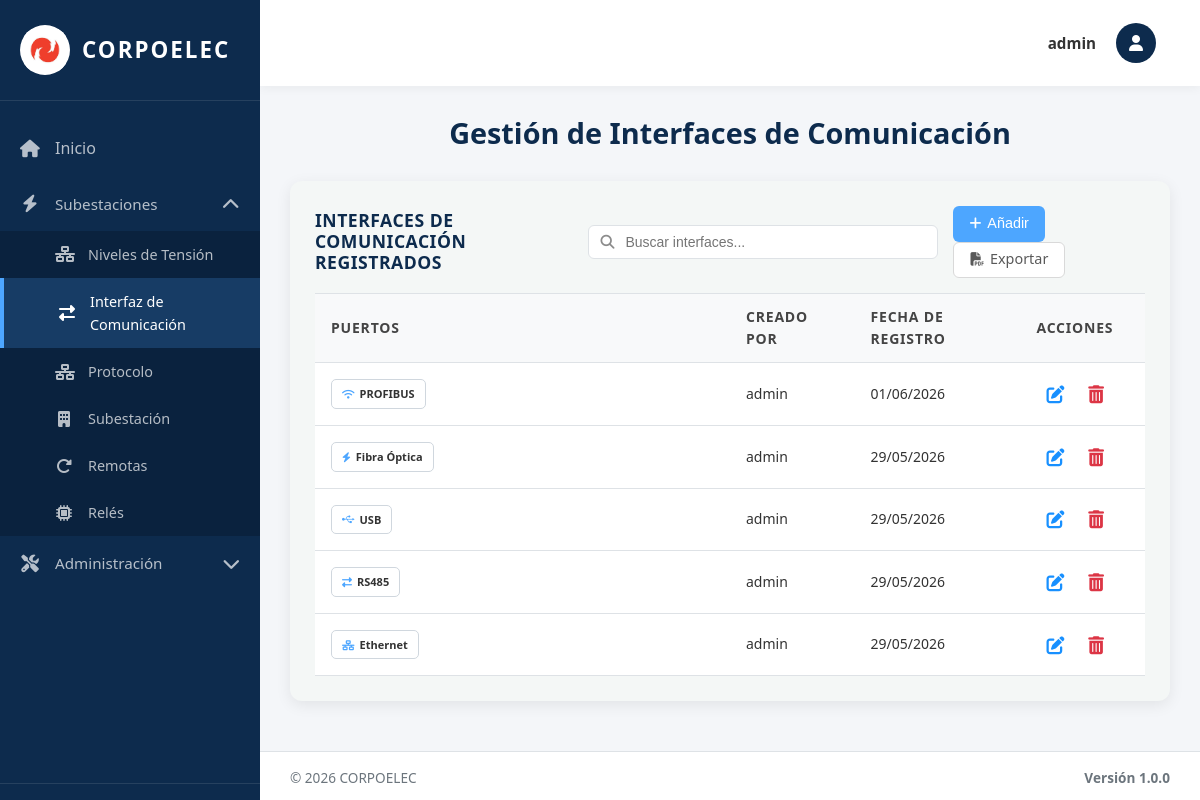
Page /interfaces/ (signed in) on the committed database.
### equipos/models.py (models this page shows, shortened)
class PuertoComunicacion(models.Model):
    TIPO_CHOICES = [
        ('ETH', 'Ethernet'),
        ('RS232', 'RS232'),
        ('RS485', 'RS485'),
        ('USB', 'USB'),
        ('FIBRA', 'Fibra Óptica'),
    ]
    Id_Puerto = models.AutoField(primary_key=True)  # Identificador único
    Id_Interfaz = models.ForeignKey(InterfazDeComunicacion, on_delete=models.SET_NULL, null=True, blank=True, related_name='puertos')  # Interface a la que pertenece - SET_NULL permite eliminar interfaz sin borrar puertos
    Tipo = models.CharField(max_length=30, choices=TIPO_CHOICES, default='ETH', verbose_name='Tipo de Puerto')  # Tipo de puerto (enumerado o personalizado por el admin)
    Descripcion = models.CharField(max_length=80, blank=True, default='', verbose_name='Descripción')  # Descripción breve (útil para tipos personalizados)
    Icono = models.CharField(max_length=40, blank=True, default='', verbose_name='Ícono')  # Clase FontAwesome (para tipos personalizados)
    Estado = models.CharField(max_length=50, default='Activo', verbose_name='Estado')  # Estado operativo
    Fecha_Reg = models.DateField(auto_now_add=True)  # Fecha de registro automática
    creado_por = models.ForeignKey(User, on_delete=models.SET_NULL, null=True, blank=True, related_name='puertos_creados')  # Usuario que creó el registro
    class Meta:
        verbose_name = 'Puerto de Comunicación'
        verbose_name_plural = 'Puertos de Comunicación'
        ordering = ['Id_Puerto']  # Orden por ID ascendente

class InterfazDeComunicacion(models.Model):
    TIPO_INTERFAZ_CHOICES = [
        ('PUERTOS', 'Puertos de Comunicación'),
        ('PROTOCOLOS', 'Protocolos de Comunicación'),
    ]
    Id_Interfaz = models.AutoField(primary_key=True, serialize=False)  # Identificador único (PK)
    Puertos_C = models.IntegerField(default=0, verbose_name='Cantidad de Puertos')  # Contador de puertos
    Fecha_Reg = models.DateField(auto_now_add=True)  # Fecha de registro automática
    creado_por = models.ForeignKey(User, on_delete=models.SET_NULL, null=True, blank=True, related_name='interfaces_creadas')  # Usuario que creó el registro
    Tipo_Interfaz = models.CharField(max_length=20, choices=TIPO_INTERFAZ_CHOICES, default='PUERTOS', verbose_name='Tipo de Interfaz')  # Tipo de interfaz
    Activo = models.BooleanField(default=True, verbose_name='Activo')  # Para eliminación lógica
    objects = models.Manager()
    activos = models.Manager()  # Manager por defecto para filtrar activos
    class Meta:
        verbose_name = 'Interfaz de Comunicación'
        verbose_name_plural = 'Interfaces de Comunicación'
        ordering = ['Id_Interfaz']  # Orden por ID ascendente

### equipos/views.py (the view, shortened to what this page needs)
# urls.py: path('interfaces/', interfaces_view, name='interfaces'),
@login_required(login_url='/login/')
@no_cache
def interfaces_view(request):
    interfaces_list = InterfazDeComunicacion.objects.filter(Tipo_Interfaz='PUERTOS', Activo=True).prefetch_related('puertos').order_by('-Fecha_Reg', '-Id_Interfaz')
    paginator = Paginator(interfaces_list, 10)
    page_number = request.GET.get('page')
    page_obj = paginator.get_page(page_number)
    puertos_tipos = PuertoComunicacion.TIPO_CHOICES
    tipos_registrados = list(PuertoComunicacion.objects.filter(
        Id_Interfaz__Tipo_Interfaz='PUERTOS', Id_Interfaz__Activo=True
    ).values_list('Tipo', flat=True).distinct())
    tipos_personalizados = TipoPuertoPersonalizado.objects.filter(Activo=True).order_by('Tipo')
    context = {
        'title': 'Interfaz de Comunicacion',
        'page_obj': page_obj,
        'puertos_tipos': puertos_tipos,
        'tipos_registrados': tipos_registrados,
        'tipos_personalizados': tipos_personalizados,
        'is_admin': request.user.is_superuser,
        'puede_crear': puede_crear(request),
        'puede_actualizar': puede_actualizar(request),
        'puede_eliminar': puede_eliminar(request)
    }
    return render(request, 'interfaces.html', context)

### equipos/context_processors.py (called while the page is built, shortened)
def permisos_usuario(request):
    if request.user.is_superuser:
        return {
            'permisos_usuario': {'crear': True, 'actualizar': True, 'eliminar': True},
            'puede_crear': True,
            'puede_actualizar': True,
            'puede_eliminar': True,
        }

### templates/interfaces.html (shortened to what this page needs)
{% extends 'base.html' %}
{% load static %}
{% block content %}
<div class="welcome-text">
  <h2>Gestión de Interfaces de Comunicación</h2>
</div>
<div class="table-section">
<div class="table-header">
  <h3>INTERFACES DE COMUNICACIÓN REGISTRADOS</h3>
  <div class="search-container">
    <input type="text" class="search-input" id="searchInput" placeholder="Buscar interfaces..." onkeyup="filterTable()">
  </div>
  <div class="action-buttons">
    {% if puede_crear %}
    <button class="btn btn-primary btn-add-top" onclick="abrirModal()">
      <i class="fas fa-plus"></i> Añadir
    </button>
    {% endif %}
    <a href="{% url 'exportar_interfaces_pdf' %}" class="btn btn-secondary btn-add-top" title="Exportar PDF">
      <i class="fas fa-file-pdf"></i> Exportar
    </a>
  </div>
</div>
  {% if page_obj.paginator.count > 0 %}
  <table class="data-table">
    <thead>
      <tr>
        <th width="50%">Puertos</th>
        {% if is_admin %}<th width="15%">Creado Por</th>{% endif %}
        <th width="20%">Fecha de Registro</th>
        <th width="15%">Acciones</th>
      </tr>
    </thead>
    <tbody>
      {% for interfaz in page_obj %}
      <tr>
        <td>
          <div class="puertos-container">
          {% for puerto in interfaz.puertos.all %}
              <span class="puerto-badge"{% if puerto.Descripcion %} title="{{ puerto.Descripcion }}"{% endif %}>
                <span class="puerto-icon">
                  {% if puerto.Tipo == 'ETH' %}<i class="fas fa-network-wired"></i>
                  {% elif puerto.Tipo == 'RS232' %}<i class="fas fa-plug"></i>
                  {% elif puerto.Tipo == 'RS485' %}<i class="fas fa-exchange-alt"></i>
                  {% elif puerto.Tipo == 'USB' %}<i class="fab fa-usb"></i>
                  {% elif puerto.Tipo == 'FIBRA' %}<i class="fas fa-bolt"></i>
                  {% elif puerto.Icono %}<i class="{{ puerto.Icono }}"></i>
                  {% else %}<i class="fas fa-microchip"></i>{% endif %}
                </span>
                <span class="puerto-text">{{ puerto.get_Tipo_display }}</span>
              </span>
          {% empty %}
              <span class="no-data">Sin puertos</span>
          {% endfor %}
          </div>
        </td>
        {% if is_admin %}<td>{{ interfaz.creado_por.username|default:"Sistema" }}</td>{% endif %}
        <td><span class="fecha-text">{{ interfaz.Fecha_Reg|date:"d/m/Y" }}</span></td>
        <td class="actions-cell">
          {% with puertos_list=interfaz.puertos.all %}
          {% if puede_actualizar %}
          <button type="button" class="btn-icon btn-edit" title="Editar" onclick="abrirModalEditar('{{ interfaz.Id_Interfaz }}')">
            <i class="fas fa-edit"></i>
          </button>
          {% endif %}
          <form method="post" style="display: inline;" onsubmit="return confirmarEliminacion(this);">
            {% if puede_eliminar %}
            <button type="submit" class="btn-icon btn-delete" title="Eliminar">
              <i class="fas fa-trash-alt"></i>
            </button>
            {% endif %}
          </form>
          {% endwith %}
        </td>
      </tr>
      {% endfor %}
    </tbody>
  </table>
  {% else %}
  <p class="no-data">No hay interfaces de comunicación registradas.</p>
  {% endif %}
</div>
{% endblock %}

### templates/base.html (shortened to what this page needs)
{% load static %}
<!DOCTYPE html>
<html lang="es">
<head>
  <link rel="stylesheet" href="https://cdnjs.cloudflare.com/ajax/libs/font-awesome/6.4.0/css/all.min.css">
  <link rel="stylesheet" href="{% static 'css/global.css' %}">
 </head>
<body>
  <div class="layout-wrapper">
    <aside class="sidebar" id="sidebar">
      <div class="sidebar-brand" onclick="toggleSidebar()">
        <div class="sidebar-logo">
          <img src="{% static 'img/logo.jpg' %}" alt="Corpoelec">
        </div>
        <span class="sidebar-brand-text">Corpoelec</span>
      </div>
 <nav class="sidebar-nav">
        <a href="{% url 'index' %}" class="{% if request.path == '/' %}active{% endif %}" onclick="closeMobileSidebar()">
          <i class="fas fa-home"></i>
          <span>Inicio</span>
        </a>
         <div class="sidebar-dropdown {% if request.path == '/subestaciones/' or request.path == '/tensiones/' or request.path == '/interfaces/' or request.path == '/protocolo/' or request.path == '/reles/' or request.path == '/remotas/' %}active{% endif %}">
          <a href="#" class="dropdown-toggle" onclick="toggleDropdown(event, 'subestaciones-dropdown')">
            <i class="fas fa-bolt"></i>
            <span>Subestaciones</span>
            <i class="fas fa-chevron-down dropdown-arrow"></i>
          </a>
           <div class="dropdown-menu" id="subestaciones-dropdown">
             <a href="{% url 'tensiones' %}" class="{% if request.path == '/tensiones/' %}active{% endif %}" onclick="closeMobileSidebar()">
               <i class="fas fa-network-wired"></i>
               <span>Niveles de Tensión</span>
             </a>
               <a href="{% url 'interfaces' %}" class="{% if request.path == '/interfaces/' %}active{% endif %}" onclick="closeMobileSidebar()">
                 <i class="fas fa-exchange-alt"></i>
                 <span>Interfaz de Comunicación</span>
               </a>
               <a href="{% url 'protocolo' %}" class="{% if request.path == '/protocolo/' %}active{% endif %}" onclick="closeMobileSidebar()">
                 <i class="fas fa-network-wired"></i>
                 <span>Protocolo</span>
               </a>
               <a href="{% url 'subestaciones' %}" class="{% if request.path == '/subestaciones/' %}active{% endif %}" onclick="closeMobileSidebar()">
               <i class="fas fa-building"></i>
               <span>Subestación</span>
             </a>
             <a href="{% url 'remotas' %}" class="{% if request.path == '/remotas/' %}active{% endif %}" onclick="closeMobileSidebar()">
               <i class="fas fa-redo-alt"></i>
               <span>Remotas</span>
             </a>
             <a href="{% url 'reles' %}" class="{% if request.path == '/reles/' %}active{% endif %}" onclick="closeMobileSidebar()">
               <i class="fas fa-microchip"></i>
               <span>Relés</span>
              </a>
            </div>
         </div>
           {% if user.is_staff %}
           <div class="sidebar-dropdown {% if request.path == '/bitacora/' or request.path == '/admin/restaurar/' or request.path == '/admin/backup/' or request.path == '/admin/usuarios/' %}active{% endif %}">
             <a href="#" class="dropdown-toggle" onclick="toggleDropdown(event, 'admin-dropdown')">
               <i class="fas fa-tools"></i>
               <span>Administración</span>
               <i class="fas fa-chevron-down dropdown-arrow"></i>
             </a>
           </div>
           {% endif %}
        </nav>
        <div class="sidebar-bottom">
        </div>
      </aside>
    <main class="main-content" id="mainContent">
      <nav class="navbar">
        <div class="navbar-user">
          <div class="navbar-user-trigger" onclick="toggleUserMenu(event)">
            <div class="navbar-user-name">
              {% if user.first_name %}{{ user.first_name }}{% else %}{{ user.username }}{% endif %}
            </div>
            <div class="navbar-user-avatar">
              <i class="fas fa-user"></i>
            </div>
          </div>
         </div>
       </nav>
      <div class="content-area">
        {% block content %}{% endblock %}
      </div>
      <footer class="footer">
        <div class="footer-left">
          <span>© 2026 CORPOELEC</span>
        </div>
        <div class="footer-version">Versión 1.0.0</div>
      </footer>
    </main>
  </div>
</body>
</html>

### static/css/global.css (style rules this page uses)
body { font-size: 16px; font-weight: 400; color: #333; font-family: 'Open Sans', 'Segoe UI', Arial, sans-serif; line-height: 1.6; }
h1, h2, h3, .welcome-text h2 { font-size: 26px; font-weight: 700; color: #002D5A; margin: 0 0 20px 0; line-height: 1.2; }
.data-table thead th { font-size: 14px !important; font-weight: 700 !important; text-transform: uppercase !important; color: #444 !important; letter-spacing: 0.8px; padding: 12px 16px !important; background: #f8f9fa !important; border-top: 1px solid #dee2e6 !important; border-bottom: 1px solid #dee2e6 !important; }
.data-table thead { background: #f8f9fa !important; }
.data-table tbody td { font-size: 14px !important; font-weight: 400 !important; color: #333 !important; padding: 12px 16px !important; background: #fff !important; border-bottom: 1px solid #dee2e6 !important; }
.btn-primary, .btn-add-top { font-size: 14px !important; font-weight: 500 !important; border-radius: 8px !important; padding: 10px 20px !important; display: inline-flex; align-items: center; gap: 6px; }
.btn-icon { font-size: 18px !important; display: inline-flex; align-items: center; justify-content: center; padding: 6px !important; }
.btn-delete, .btn-delete i { color: #DC3545 !important; }
.btn-edit, .btn-edit i { color: #1890ff !important; }
.data-table { border-collapse: collapse; width: 100%; background: #fff; }
.data-table tbody tr { transition: background 0.15s ease; background: #fff; }
.data-table th, .data-table td { padding-top: 12px !important; padding-bottom: 12px !important; }
.form-control, input[type="text"], input[type="email"], select, textarea { font-size: 14px; font-weight: 400; color: #333; }
a { color: #1890ff; text-decoration: none; font-weight: 500; }

### templates/interfaces.html (style rules this page uses)
:root { --primary: #4DA6FF; --primary-dark: #3d8fe0; --dark-blue: #0D2B4D; --border-color: #dee2e6; --bg-light: #f4f7f6; }
.table-section { background: var(--bg-light); padding: 25px; border-radius: 12px; box-shadow: 0 4px 15px rgba(0,0,0,0.08); margin-bottom: 20px; }
.table-header { display: flex; justify-content: space-between; align-items: center; margin-bottom: 15px; gap: 15px; }
.table-header h3 { margin: 0; color: var(--dark-blue); width: 280px; }
.search-container { position: relative; display: flex; align-items: center; }
.search-input { width: 350px; padding: 8px 12px 8px 36px; border: 1px solid var(--border-color); border-radius: 6px; font-size: 14px; color: #333; background: #fff; transition: border-color 0.3s ease; }
.btn { padding: 10px 20px; border-radius: 8px; font-size: 0.9rem; font-weight: 600; cursor: pointer; border: none; transition: all 0.2s; display: inline-flex; align-items: center; text-decoration: none; }
.btn-primary { background: var(--primary); color: #fff; }
.btn-secondary { background: #fff; color: #595959; border: 1px solid #d9d9d9; }
.btn-icon { background: none; border: none; cursor: pointer; font-size: 1.1rem; padding: 6px; border-radius: 4px; display: inline-flex; align-items: center; justify-content: center; transition: all 0.2s; color: #6c757d; margin: 0 4px; }
.data-table { width: 100%; border-collapse: collapse; }
.data-table th, .data-table td { padding: 12px 15px; text-align: left; border-bottom: 1px solid var(--border-color); }
.data-table th { font-weight: 600; color: var(--dark-blue); font-size: 0.9rem; background: #f8f9fa; }
.actions-cell { white-space: nowrap; text-align: right; }
.puertos-container { display: flex; flex-wrap: nowrap; gap: 6px; overflow-x: auto; padding: 4px 0; align-items: center; }
.puerto-badge { display: inline-flex; align-items: center; gap: 5px; padding: 5px 10px; background: #fff; border: 1.5px solid #d0d7de; border-radius: 5px; font-size: 11px; font-weight: 600; white-space: nowrap; }
.puerto-icon { color: var(--primary); font-size: 10px; }

### rows in the picture
InterfazDeComunicacion: creado_por.username "admin", Fecha_Reg "01/06/2026"
PuertoComunicacion: Tipo "PROFIBUS"
InterfazDeComunicacion: creado_por.username "admin", Fecha_Reg "29/05/2026"
PuertoComunicacion: Tipo "Fibra Óptica"
InterfazDeComunicacion: creado_por.username "admin", Fecha_Reg "29/05/2026"
PuertoComunicacion: Tipo "USB"
InterfazDeComunicacion: creado_por.username "admin", Fecha_Reg "29/05/2026"
PuertoComunicacion: Tipo "RS485"
InterfazDeComunicacion: creado_por.username "admin", Fecha_Reg "29/05/2026"
PuertoComunicacion: Tipo "Ethernet"

### other values in the picture
{{ user.username }} "admin"
